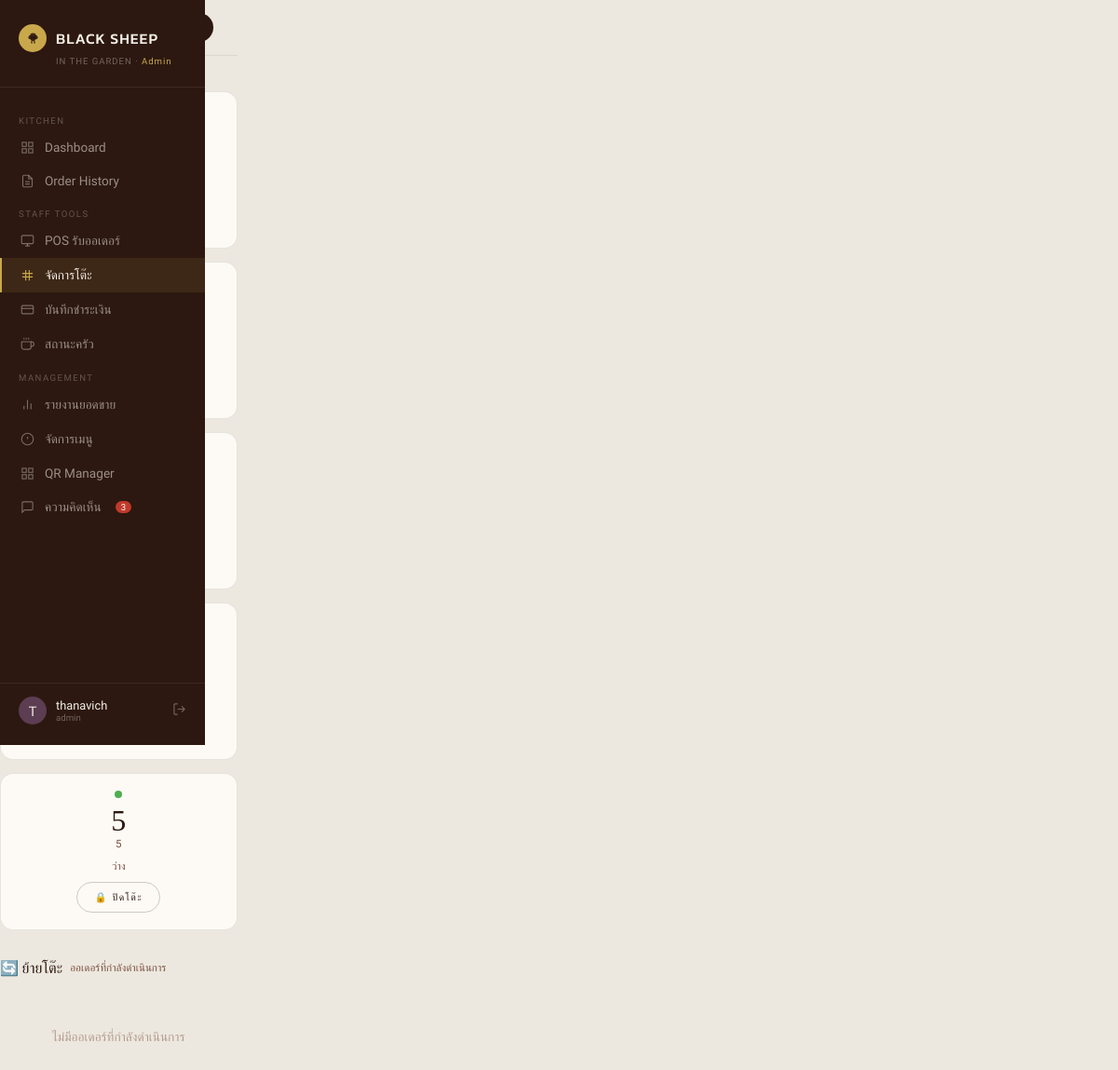
The page /admin/staff/staff_tables.php (signed in) on the database its author committed.
### tables this page shows
CREATE TABLE `tables` (
  `table_id` int(11) NOT NULL,
  `table_name` varchar(10) NOT NULL,
  `qr_code_url` varchar(255) DEFAULT NULL,
  `status` enum('available','occupied') DEFAULT 'available',
  `is_active` tinyint(1) NOT NULL DEFAULT 1
);

### admin/staff/staff_tables.php (the view, shortened to what this page needs)
<?php
include '../connect.php';
$tables = $conn->query("
    SELECT t.*,
           COUNT(o.order_id) as active_orders,
           SUM(CASE WHEN o.status NOT IN ('completed','cancelled') THEN 1 ELSE 0 END) as pending_count
    FROM tables t
    LEFT JOIN orders o ON t.table_id=o.table_id AND o.status NOT IN ('completed','cancelled')
    GROUP BY t.table_id
    ORDER BY t.table_id
");
$table_list = [];
while ($t = $tables->fetch_assoc()) $table_list[] = $t;
$order_list = [];
?>
<!DOCTYPE html>
<html lang="th">
<head>
  <link rel="stylesheet" href="../assets/style.css">
  <link rel="stylesheet" href="../assets/admin.css">
</head>
<body>
<div class="admin-wrap">
  <?php include 'sidebar.php'; ?>
  <div class="admin-main">
    <div class="topbar">
      <div class="topbar-title">🪑 จัดการโต๊ะ</div>
      <button class="bs-btn bs-btn-primary bs-btn-sm" onclick="document.getElementById('addTableModal').classList.add('open')">
      </button>
    </div>
    <div class="main-pad">
      <div class="section-title">🗺️ สถานะโต๊ะทั้งหมด</div>
      <div class="table-grid">
        <?php foreach ($table_list as $t):
          $is_busy   = $t['pending_count'] > 0;
          $is_active = $t['is_active'] == 1;
          $card_cls  = !$is_active ? 'closed' : ($is_busy ? 'busy' : 'open');
          $dot_cls   = !$is_active ? 'dot-closed' : ($is_busy ? 'dot-busy' : 'dot-open');
          $status_label = !$is_active ? 'ปิด' : ($is_busy ? "มีออเดอร์ {$t['pending_count']} รายการ" : 'ว่าง');
        ?>
        <div class="tbl-card <?= $card_cls ?>">
          <div class="tbl-status-dot <?= $dot_cls ?>"></div>
          <div class="tbl-num"><?= $t['table_id'] ?></div>
          <div class="tbl-name"><?= htmlspecialchars($t['table_name']) ?></div>
          <div class="tbl-orders"><?= $status_label ?></div>
          <div class="tbl-actions">
            <form method="post" style="display:inline">
              <button type="submit" class="bs-btn bs-btn-outline bs-btn-sm">
                <?= $is_active ? '🔒 ปิดโต๊ะ' : '🔓 เปิดโต๊ะ' ?>
              </button>
            </form>
          </div>
        </div>
        <?php endforeach; ?>
      </div>
      <div class="section-title">
        🔄 ย้ายโต๊ะ
        <span style="font-size:.72rem;font-weight:300;color:var(--choco-light);">ออเดอร์ที่กำลังดำเนินการ</span>
      </div>
      <?php if (empty($order_list)): ?>
      <div style="text-align:center;padding:40px;color:var(--choco-light);opacity:.5;font-size:.85rem;">ไม่มีออเดอร์ที่กำลังดำเนินการ</div>
      <?php endif; ?>
    </div>
  </div>
</div>
</body>
</html>

### assets/style.css (style rules this page uses)
:root { --cream: #f5f0e8; --cream-deep: #ede6d6; --cream-dark: #e2d9c6; --choco: #2c1810; --choco-mid: #4a2c1e; --choco-light: #7a5040; --mangosteen: #5c3d52; --mango-pale: #d4b8cc; --botanical: #4a5e3a; --bot-pale: #c8d4be; --gold: #c9a84c; --gold-pale: #e8d49a; --shadow-soft: 0 4px 24px rgba(44, 24, 16, 0.08); --shadow-card: 0 8px 40px rgba(44, 24, 16, 0.14); --shadow-deep: 0 16px 64px rgba(44, 24, 16, 0.28); --radius: 16px; --radius-sm: 10px; }
*, *::before, *::after { box-sizing: border-box; margin: 0; padding: 0; }
html { scroll-behavior: smooth; }
body { font-family: "Jost", sans-serif; font-weight: 300; background-color: var(--cream); color: var(--choco); min-height: 100vh; -webkit-font-smoothing: antialiased; }
.bs-btn { display: inline-flex; align-items: center; justify-content: center; gap: 8px; font-family: "Jost", sans-serif; font-size: 0.72rem; font-weight: 400; letter-spacing: 0.14em; text-transform: uppercase; padding: 12px 24px; border-radius: 50px; border: none; cursor: pointer; transition: all 0.2s; }
.bs-btn-primary { background: var(--choco); color: var(--cream); }
.bs-btn-outline { background: transparent; color: var(--choco); border: 1px solid rgba(44, 24, 16, 0.22); }
.bs-btn-sm { padding: 8px 18px; font-size: 0.65rem; }

### assets/admin.css (style rules this page uses)
body { background: #ede8df; display: flex; min-height: 100vh; font-family: "Prompt", sans-serif; margin: 0; }
.topbar { height: 60px; background: rgba(237, 232, 223, 0.9); backdrop-filter: blur(14px); border-bottom: 1px solid rgba(44, 24, 16, 0.08); display: flex; align-items: center; justify-content: space-between; padding: 0 26px; position: sticky; top: 0; z-index: 40; }
.topbar-title { font-family: "Kanit", sans-serif; font-size: 1.4rem; font-weight: 500; }

### admin/staff/staff_tables.php (style rules this page uses)
.table-grid { display:grid; grid-template-columns:repeat(auto-fill,minmax(160px,1fr)); gap:14px; margin-bottom:28px; }
.tbl-card { border-radius:14px; border:1px solid rgba(44,24,16,.1); padding:18px 16px; text-align:center; position:relative; transition:all .2s; }
.tbl-card.open { background:#FDFAF5; }
.tbl-num { font-family:'Cormorant Garamond',serif; font-size:2rem; font-weight:400; color:var(--choco); line-height:1; }
.tbl-name { font-size:.72rem; color:var(--choco-light); margin-top:2px; margin-bottom:10px; }
.tbl-status-dot { width:8px; height:8px; border-radius:50%; margin:0 auto 8px; }
.dot-open { background:#4CAF50; }
.tbl-orders { font-size:.72rem; color:var(--choco-light); margin-bottom:10px; }
.tbl-actions { display:flex; gap:6px; justify-content:center; flex-wrap:wrap; }
.section-title { font-family:'Kanit',sans-serif; font-size:1rem; font-weight:500; color:var(--choco); margin-bottom:14px; display:flex; align-items:center; gap:8px; }

### rows shown on the page
tables: table_id "5", table_name "5", status_label "ว่าง", is_active "🔒 ปิดโต๊ะ"

### other values the page prints
$role "Admin"
$label "Dashboard Order History POS รับออเดอร์ จัดการโต๊ะ บันทึกชำระเงิน สถานะครัว รายงานยอดขาย จัดการเมนู QR Manager"
$fb_unread "3"
substr($_SESSION['admin_name']??'S',0,1) "T"
$_SESSION['admin_name'] "thanavich"
$role "admin"
